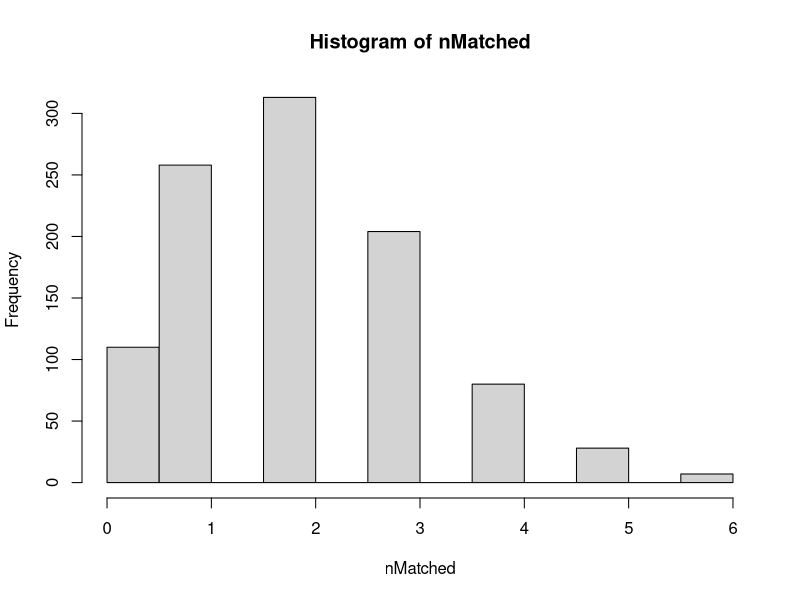

Write the R code that produced this figure.
## Explore hort farm pond GHG dataset from Robert Johnson & Grace Wilkinson 
## and begin prototyping new analyses

rm(list=ls())

# setwd(dirname(rstudioapi::getActiveDocumentContext()$path))

# data
dat.raw <- read.csv("Data/ghg-model-dataset_2024-07-26.csv")

# absolute value of ecosystem respiration values (lower values of R denote higher rates of respiration)
dat.raw <- dat.raw |> dplyr::mutate(R = abs(R))


## basic exploration of data contents
str(dat.raw)
unique(dat.raw$pond_id)
unique(dat.raw$doy)
unique(dat.raw$treatment)

## add food web treatment
dat.raw$foodweb <- NA
dat.raw$foodweb[dat.raw$pond_id %in% c("B","F")] <- "low"
dat.raw$foodweb[dat.raw$pond_id %in% c("A","D")] <- "mid"
dat.raw$foodweb[dat.raw$pond_id %in% c("C","E")] <- "high"

# define some time periods of interest
wwidth <- 5 #days: width of windows, e.g. following nutrient pulses
pulse1 <- 177: (177 + wwidth - 1)#doy
pulse2 <- 212: (212 + wwidth - 1)
derecho <- 224: (224 + wwidth - 1)
heatwave <- 185:190


varlist <- colnames(dat.raw)
# varlist <- varlist[!varlist %in% c("pond_id","treatment","date","doy","period","week","flag","foodweb",
#                                    "sonde_strat","sonde_strat","sonde_zmix","salinity", "bottom_salinity",
#                                    "wind_speed","wind_U10","ph","bottom_ph","nox","phyco","bottom_phyco")]

varlist <- varlist[varlist %in% c("ch4_flux","n2o_flux","co2_flux",
                                  "GPP","R","NEP",
                                  "do_sat","bottom_do_sat",
                                  "tn","tp",
                                  "temp","sonde_zmix")]


# cols <- c("green","yellow","red")
# cols <- c("red","yellow","green")  # make green the highest (rank 3)
cols <- c("#B9E5E8","#7AB2D3","#4A628A")  # blue ramp, light blue is lowest (rank 1) and dark blue is highest (rank 3)


pdf("foodweb_consistency.pdf", onefile=TRUE)

par(mfrow=c(4,2), mar=c(2.5,2.5,2.5,0.5))

for(var in varlist){
  
  tmp <- dat.raw
  tmp$treatment = factor(tmp$treatment, levels=c("reference","pulsed"))
  tmp$foodweb = factor(tmp$foodweb, levels=c("low","mid","high"))
  colnames(tmp)[colnames(tmp)==var] <- "var"
  boxplot(var ~ treatment + foodweb, data=tmp)
  mtext(paste0(var), line=1.1, cex=2/3)

  pondmean.ref <- aggregate(dat.raw[dat.raw$treatment=="reference", var], 
                            by=list(dat.raw[dat.raw$treatment=="reference", "foodweb"]), FUN="mean", na.rm=TRUE)
  pondmean.pulse <- aggregate(dat.raw[dat.raw$treatment=="pulsed", var], 
                            by=list(dat.raw[dat.raw$treatment=="pulsed", "foodweb"]), FUN="mean", na.rm=TRUE)
  
  plotmat <- cbind(rank(pondmean.ref$x), rank(pondmean.pulse$x))[c(2,3,1),]
  image(x=1:3, y=1:2, z=plotmat, col=cols, xaxt="n", yaxt="n", xlab="", ylab="")
  axis(1, at=1:3, labels=c("low","mid","high"))
  axis(2, at=1:2, labels=c("ref","pulse"))
  mtext(paste0("Spearman correlation = ", cor(pondmean.ref$x, pondmean.pulse$x, method="spearman", 
                                              use="pairwise.complete.obs")), line=0.1, cex=2/3)
  mtext(paste0(var), line=1.1, cex=2/3)

  
}

dev.off()



nreps <- 1000
nvars <- length(varlist)


nMatched <- rep(NA, nreps)

for(ii in 1:nreps){
  
  tmpCount <- 0
  
  for(jj in 1:nvars){
    xx <- sample(1:3, 3)
    yy <- sample(1:3, 3)
    
    if(all(xx==yy)){tmpCount <- tmpCount + 1}
    
  }
  nMatched[ii] <- tmpCount
  
}

hist(nMatched)

quantile(nMatched, 0.95)
